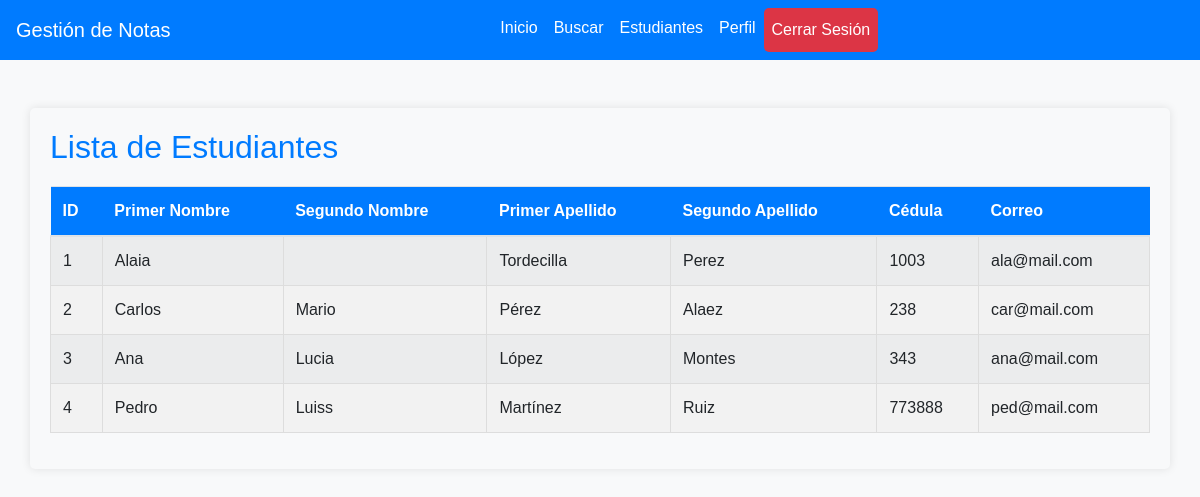
Page /lista_estudiantes.php on the committed database.
### tables this page shows
CREATE TABLE `estudiantes` (
  `id` int(11) NOT NULL,
  `primer_nombre` varchar(50) NOT NULL,
  `segundo_nombre` varchar(50) DEFAULT NULL,
  `primer_apellido` varchar(50) NOT NULL,
  `segundo_apellido` varchar(50) DEFAULT NULL,
  `cedula` varchar(20) NOT NULL,
  `correo` varchar(100) NOT NULL
);

### lista_estudiantes.php (the view, shortened to what this page needs)
<?php
$servername = "localhost";
$username = "root";
$password_db = "";
$dbname = "gestion_notas";
$conn = new mysqli($servername, $username, $password_db, $dbname);
$sql = "SELECT id, primer_nombre, segundo_nombre, primer_apellido, segundo_apellido, cedula, correo FROM estudiantes";
$result = $conn->query($sql);
?>
<!DOCTYPE html>
<html lang="es">
<head>
    <link rel="stylesheet" href="https://stackpath.bootstrapcdn.com/bootstrap/4.5.2/css/bootstrap.min.css">
</head>
<body>
    <nav class="navbar navbar-expand">
            <a class="navbar-brand" href="index.php">Gestión de Notas</a>
            <div class="collapse navbar-collapse justify-content-center" id="navbarNav">
                <ul class="navbar-nav">
                    <li class="nav-item">
                        <a class="nav-link" href="dashboard.php">Inicio</a>
                    </li>
                    <li class="nav-item">
                        <a class="nav-link" href="buscar.php">Buscar</a>
                    </li>
                    <li class="nav-item">
                        <a class="nav-link" href="lista_estudiantes.php">Estudiantes</a>
                    </li>
                    <li class="nav-item">
                        <a class="nav-link" href="perfil.php">Perfil</a>
                    </li>
                    <li class="nav-item">
                        <a class="nav-link btn-logout" href="logout.php">Cerrar Sesión</a>
                    </li>
                </ul>
            </div>
    </nav>
    <div class="container mt-5">
        <h2>Lista de Estudiantes</h2>
        <?php if ($result->num_rows > 0): ?>
            <table class="table table-striped">
                <thead>
                    <tr>
                        <th>ID</th>
                        <th>Primer Nombre</th>
                        <th>Segundo Nombre</th>
                        <th>Primer Apellido</th>
                        <th>Segundo Apellido</th>
                        <th>Cédula</th>
                        <th>Correo</th>
                    </tr>
                </thead>
                <tbody>
                    <?php while ($row = $result->fetch_assoc()): ?>
                        <tr>
                            <td><?php echo htmlspecialchars($row['id']); ?></td>
                            <td><?php echo htmlspecialchars($row['primer_nombre']); ?></td>
                            <td><?php echo htmlspecialchars($row['segundo_nombre']); ?></td>
                            <td><?php echo htmlspecialchars($row['primer_apellido']); ?></td>
                            <td><?php echo htmlspecialchars($row['segundo_apellido']); ?></td>
                            <td><?php echo htmlspecialchars($row['cedula']); ?></td>
                            <td><?php echo htmlspecialchars($row['correo']); ?></td>
                        </tr>
                    <?php endwhile; ?>
                </tbody>
            </table>
        <?php else: ?>
            <p>No se encontraron estudiantes.</p>
        <?php endif; ?>
    </div>
</body>
</html>

### lista_estudiantes.php (style rules this page uses)
body { background-color: #f8f9fa; font-family: 'Arial', sans-serif; }
nav { background-color: #007bff; color: white; }
nav a { color: white; }
h2 { color: #007bff; margin-bottom: 20px; }
.container { margin-top: 20px; background-color:#f8f9fa; border-radius: 5px; box-shadow: 0 0 10px rgba(0, 0, 0, 0.1); padding: 20px; }
table { width: 100%; margin: 20px 0; border-collapse: collapse; }
th { background-color: #007bff; color: white; padding: 10px; }
td { padding: 10px; border: 1px solid #dddddd; }
tr:nth-child(even) { background-color: #f2f2f2; }
.btn-logout { background-color: #dc3545; color: white; border: none; padding: 10px 15px; border-radius: 5px; cursor: pointer; }

### rows in the picture
estudiantes: id "1", primer_nombre "Alaia", primer_apellido "Tordecilla", segundo_apellido "Perez", cedula "1003", correo "ala@mail.com"
estudiantes: id "2", primer_nombre "Carlos", segundo_nombre "Mario", primer_apellido "Pérez", segundo_apellido "Alaez", cedula "238", correo "car@mail.com"
estudiantes: id "3", primer_nombre "Ana", segundo_nombre "Lucia", primer_apellido "López", segundo_apellido "Montes", cedula "343", correo "ana@mail.com"
estudiantes: id "4", primer_nombre "Pedro", segundo_nombre "Luiss", primer_apellido "Martínez", segundo_apellido "Ruiz", cedula "773888", correo "ped@mail.com"
